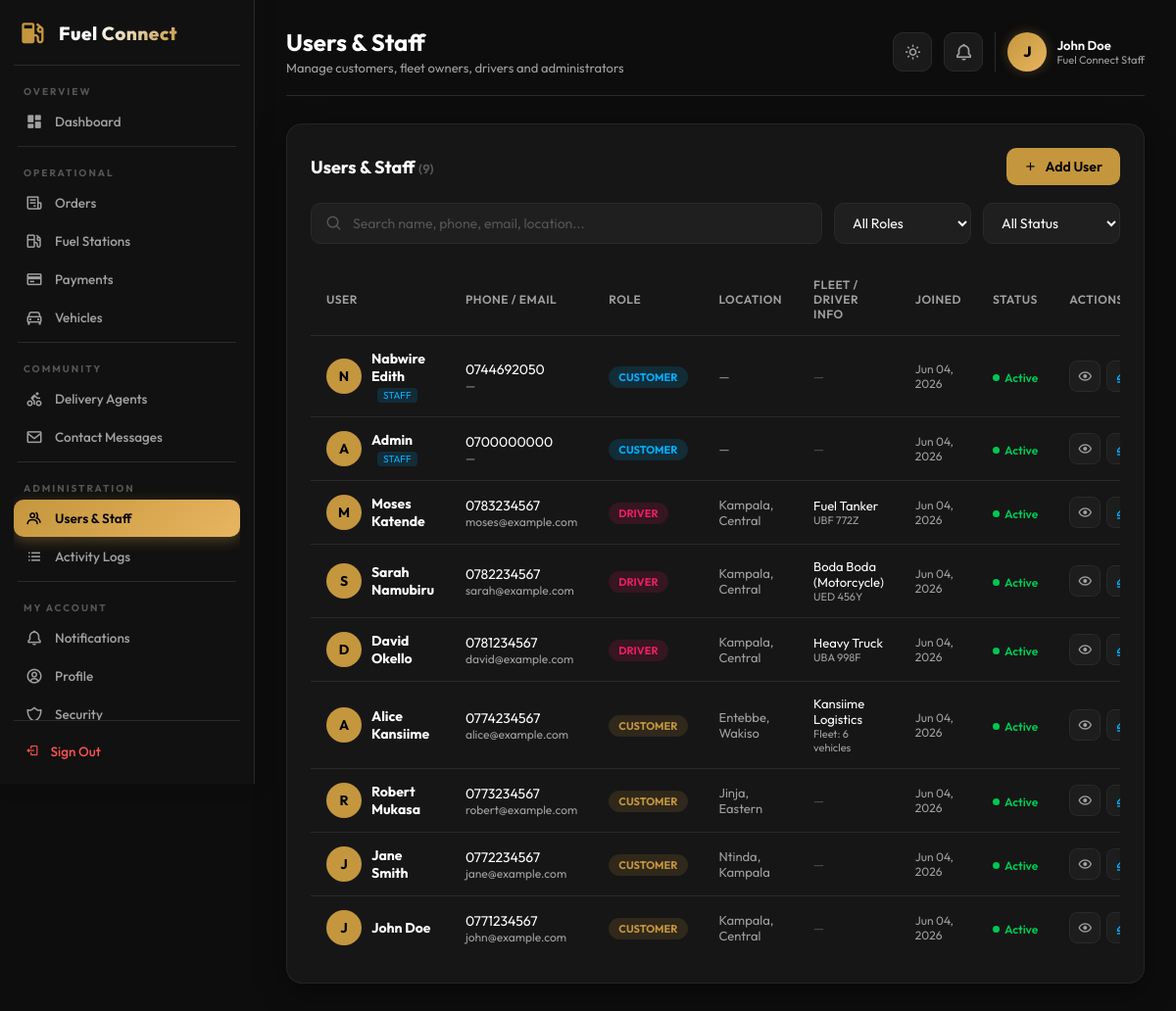
Screenshot of /dashboard/users/ (signed in) with the database file from the repository.
### core/models.py (models this page shows, shortened)
class User(AbstractUser):
    username = None
    phone_number = models.CharField(max_length=30, unique=True)
    full_name = models.CharField(max_length=150)
    email = models.EmailField(unique=True, blank=True, null=True)
    company_name = models.CharField(max_length=150, blank=True, null=True)
    fleet_size = models.IntegerField(default=0)
    is_email_verified = models.BooleanField(default=False)
    auth_provider = models.CharField(max_length=50, default='email')
    user_type = models.CharField(max_length=20, default='customer') # customer, driver, admin
    location = models.CharField(max_length=255, blank=True, null=True)
    vehicle_type = models.CharField(max_length=100, blank=True, null=True)
    vehicle_number = models.CharField(max_length=50, blank=True, null=True)
    license_number = models.CharField(max_length=100, blank=True, null=True)
    objects = CustomUserManager()
    USERNAME_FIELD = 'phone_number'
    REQUIRED_FIELDS = ['full_name']

### core/views_dashboard.py (the view)
# urls.py: path('dashboard/users/',         DashboardUsersView.as_view(),        name='dashboard_users'),
class DashboardUsersView(DashboardContextMixin, LoginRequiredMixin, TemplateView):
    template_name = 'dashboard/users.html'
    def get_context_data(self, **kwargs):
        context = super().get_context_data(**kwargs)
        context['users']       = User.objects.all().order_by('-date_joined')
        context['active_page'] = 'users'
        return context

### core/views_dashboard.py (called while the page is built)
    def get_context_data(self, **kwargs):
        context = super().get_context_data(**kwargs)
        context['unread_notifications_count'] = Notification.objects.filter(is_read=False).count()
        if self.request.user.is_authenticated:
            context['admin_name'] = self.request.user.full_name or self.request.user.phone_number
            context['admin_initial'] = (self.request.user.full_name or 'A')[0].upper()
        return context

### core/templates/dashboard/users.html (shortened to what this page needs)
{% extends 'dashboard/base.html' %}
{% block header_title %}Users & Staff{% endblock %}
{% block header_subtitle %}Manage customers, fleet owners, drivers and administrators{% endblock %}
{% block content %}
<div class="glass-card fade-in">
    <div style="display:flex;justify-content:space-between;align-items:center;margin-bottom:18px;">
        <h2 style="font-size:18px;font-weight:700;">Users & Staff
            <span class="record-count" id="user-count">({{ users|length }})</span>
        </h2>
        <button class="btn-add" onclick="openModal('add-user-modal')">
            <i class='bx bx-plus'></i> Add User
        </button>
    </div>
    <div class="page-toolbar">
        <div class="search-box">
            <i class='bx bx-search'></i>
            <input type="text" id="user-search" placeholder="Search name, phone, email, location..." oninput="filterUsers()">
        </div>
        <select class="filter-select" id="role-filter" onchange="filterUsers()">
            <option value="">All Roles</option>
        </select>
        <select class="filter-select" id="active-filter" onchange="filterUsers()">
            <option value="">All Status</option>
        </select>
    </div>
    <div class="table-container">
        <table class="custom-table">
            <thead>
                <tr>
                    <th>User</th>
                    <th>Phone / Email</th>
                    <th>Role</th>
                    <th>Location</th>
                    <th>Fleet / Driver Info</th>
                    <th>Joined</th>
                    <th>Status</th>
                    <th>Actions</th>
                </tr>
            </thead>
            <tbody id="users-tbody">
                {% for u in users %}
                <tr data-search="{{ u.full_name|lower }} {{ u.phone_number }} {{ u.email|default:'' |lower }} {{ u.location|default:''|lower }}"
                    data-role="{{ u.user_type }}"
                    data-active="{% if u.is_active %}true{% else %}false{% endif %}">
                    <td>
                        <div style="display:flex;align-items:center;gap:10px;">
                            <div class="avatar-chip">{{ u.full_name|slice:":1"|upper }}</div>
                            <div>
                                <strong>{{ u.full_name }}</strong>
                                {% if u.is_staff %}<span style="font-size:10px;padding:1px 6px;border-radius:4px;background:rgba(0,176,255,0.15);color:var(--info-color);margin-left:6px;">STAFF</span>{% endif %}
                            </div>
                        </div>
                    </td>
                    <td>
                        <div>{{ u.phone_number }}</div>
                        <div style="font-size:12px;color:var(--text-secondary);">{{ u.email|default:"—" }}</div>
                    </td>
                    <td>
                        <span style="padding:4px 10px;border-radius:20px;font-size:11px;font-weight:700;
                            {% if u.user_type == 'admin' or u.is_staff %}background:rgba(0,176,255,0.15);color:var(--info-color);
                            {% elif u.user_type == 'driver' %}background:rgba(233,30,99,0.15);color:#E91E63;
                            {% else %}background:rgba(196,150,61,0.15);color:var(--accent-color);{% endif %}">
                            {{ u.user_type|upper }}
                        </span>
                    </td>
                    <td style="color:var(--text-secondary);font-size:13px;">{{ u.location|default:"—" }}</td>
                    <td style="font-size:13px;">
                        {% if u.company_name %}
                            <div>{{ u.company_name }}</div>
                            <div style="font-size:11px;color:var(--text-secondary);">Fleet: {{ u.fleet_size }} vehicles</div>
                        {% elif u.user_type == 'driver' and u.vehicle_type %}
                            <div>{{ u.vehicle_type }}</div>
                            <div style="font-size:11px;color:var(--text-secondary);">{{ u.vehicle_number }}</div>
                        {% else %}
                            <span style="color:var(--text-muted);">—</span>
                        {% endif %}
                    </td>
                    <td style="color:var(--text-secondary);font-size:12px;">{{ u.date_joined|date:"M d, Y" }}</td>
                    <td>
                        {% if u.is_active %}
                        <span style="color:var(--success-color);font-weight:600;font-size:12px;display:inline-flex;align-items:center;gap:5px;">
                            <span style="width:7px;height:7px;border-radius:50%;background:var(--success-color);"></span>Active
                        </span>
                        {% else %}
                        <span style="color:var(--danger-color);font-weight:600;font-size:12px;display:inline-flex;align-items:center;gap:5px;">
                            <span style="width:7px;height:7px;border-radius:50%;background:var(--danger-color);"></span>Inactive
                        </span>
                        {% endif %}
                    </td>
                    <td>
                        <div class="action-btns">
                            <button class="icon-btn view" title="View Profile" onclick="viewUser('{{ u.full_name }}','{{ u.phone_number }}','{{ u.email|default:"—" }}','{{ u.user_type }}','{{ u.location|default:"—" }}','{{ u.date_joined|date:"M d, Y" }}')">
                                <i class='bx bx-show'></i>
                            </button>
                            <button class="icon-btn edit" title="Edit" onclick="openModal('edit-user-modal')">
                                <i class='bx bx-edit-alt'></i>
                            </button>
                        </div>
                    </td>
                </tr>
                {% endfor %}
            </tbody>
        </table>
    </div>
</div>
{% endblock %}

### core/templates/dashboard/base.html (shortened to what this page needs)
<!DOCTYPE html>
<html lang="en" data-theme="dark">
<head>
    <link href="https://unpkg.com/boxicons@2.1.4/css/boxicons.min.css" rel="stylesheet">
</head>
<body>
    <div class="sidebar">
        <div class="sidebar-logo">
            <i class='bx bxs-gas-pump'></i>
            <span>Fuel Connect</span>
        </div>
        <nav class="sidebar-nav">
            <span class="sidebar-group-label">Overview</span>
            <ul class="sidebar-menu">
                <li class="sidebar-menu-item {% if active_page == 'dashboard' %}active{% endif %}">
                    <a href="{% url 'dashboard_home' %}">
                        <i class='bx bxs-dashboard'></i>
                        <span>Dashboard</span>
                    </a>
                </li>
            </ul>
            <div class="sidebar-divider"></div>
            <span class="sidebar-group-label">Operational</span>
            <ul class="sidebar-menu">
                <li class="sidebar-menu-item {% if active_page == 'orders' %}active{% endif %}">
                    <a href="{% url 'dashboard_orders' %}">
                        <i class='bx bx-receipt'></i>
                        <span>Orders</span>
                    </a>
                </li>
                <li class="sidebar-menu-item {% if active_page == 'stations' %}active{% endif %}">
                    <a href="{% url 'dashboard_stations' %}">
                        <i class='bx bx-gas-pump'></i>
                        <span>Fuel Stations</span>
                    </a>
                </li>
                <li class="sidebar-menu-item {% if active_page == 'payments' %}active{% endif %}">
                    <a href="{% url 'dashboard_payments' %}">
                        <i class='bx bx-credit-card'></i>
                        <span>Payments</span>
                    </a>
                </li>
                <li class="sidebar-menu-item {% if active_page == 'vehicles' %}active{% endif %}">
                    <a href="{% url 'dashboard_vehicles' %}">
                        <i class='bx bx-car'></i>
                        <span>Vehicles</span>
                    </a>
                </li>
            </ul>
            <div class="sidebar-divider"></div>
            <span class="sidebar-group-label">Community</span>
            <ul class="sidebar-menu">
                <li class="sidebar-menu-item {% if active_page == 'delivery_agents' %}active{% endif %}">
                    <a href="{% url 'dashboard_delivery_agents' %}">
                        <i class='bx bx-cycling'></i>
                        <span>Delivery Agents</span>
                    </a>
                </li>
                <li class="sidebar-menu-item {% if active_page == 'contact_messages' %}active{% endif %}">
                    <a href="{% url 'dashboard_contact_messages' %}">
                        <i class='bx bx-envelope'></i>
                        <span>Contact Messages</span>
                    </a>
                </li>
            </ul>
            <div class="sidebar-divider"></div>
            <span class="sidebar-group-label">Administration</span>
            <ul class="sidebar-menu">
                <li class="sidebar-menu-item {% if active_page == 'users' %}active{% endif %}">
                    <a href="{% url 'dashboard_users' %}">
                        <i class='bx bx-group'></i>
                        <span>Users &amp; Staff</span>
                    </a>
                </li>
                <li class="sidebar-menu-item {% if active_page == 'activity_logs' %}active{% endif %}">
                    <a href="{% url 'dashboard_activity_logs' %}">
                        <i class='bx bx-list-ul'></i>
                        <span>Activity Logs</span>
                    </a>
                </li>
            </ul>
            <div class="sidebar-divider"></div>
            <span class="sidebar-group-label">My Account</span>
            <ul class="sidebar-menu">
                <li class="sidebar-menu-item {% if active_page == 'notifications' %}active{% endif %}">
                    <a href="{% url 'dashboard_notifications' %}">
                        <i class='bx bx-bell'></i>
                        <span>Notifications</span>
                    </a>
                </li>
                <li class="sidebar-menu-item {% if active_page == 'profile' %}active{% endif %}">
                    <a href="{% url 'dashboard_profile' %}">
                        <i class='bx bx-user-circle'></i>
                        <span>Profile</span>
                    </a>
                </li>
                <li class="sidebar-menu-item {% if active_page == 'security' %}active{% endif %}">
                    <a href="{% url 'dashboard_security' %}">
                        <i class='bx bx-shield-alt-2'></i>
                        <span>Security</span>
                    </a>
                </li>
            </ul>
        </nav>
        <div class="sidebar-footer">
            <div class="sidebar-footer-item" onclick="location.href='{% url 'dashboard_logout' %}'">
                <i class='bx bx-log-out'></i>
                <span>Sign Out</span>
            </div>
        </div>
    </div>
    <div class="main-content">
        <div class="header">
            <div class="header-title">
                <h1>{% block header_title %}Overview{% endblock %}</h1>
                <p>{% block header_subtitle %}Real-time insights and stats{% endblock %}</p>
            </div>
            <div class="header-actions">
                <button class="theme-toggle-btn" id="theme-toggle" title="Toggle Theme" onclick="toggleTheme()">
                    <i class='bx bx-sun' id="theme-icon"></i>
                </button>
                <a href="{% url 'dashboard_notifications' %}" class="notif-btn" title="Notifications">
                    <i class='bx bx-bell'></i>
                </a>
                <div class="header-profile">
                    <div class="profile-avatar">{{ admin_initial|default:"A" }}</div>
                    <div class="profile-info">
                        <span class="profile-name">{{ admin_name|default:"Administrator" }}</span>
                        <span class="profile-role">Fuel Connect Staff</span>
                    </div>
                </div>
            </div>
        </div>
        {% block content %}{% endblock %}
    </div>
</body>
</html>

### core/templates/dashboard/users.html (style rules this page uses)
.page-toolbar { display:flex;align-items:center;gap:12px;flex-wrap:wrap;margin-bottom:20px; }
.search-box { display:flex;align-items:center;gap:10px;background:rgba(255,255,255,0.04);border:1px solid var(--border-color);border-radius:10px;padding:0 14px;flex:1;min-width:220px;transition:border-color 0.2s; }
.search-box i { color:var(--text-muted);font-size:18px; }
.search-box input { background:transparent;border:none;outline:none;color:var(--text-primary);font-family:'Outfit',sans-serif;font-size:14px;padding:11px 0;width:100%; }
.search-box input::placeholder { color:var(--text-muted); }
.filter-select { background:rgba(255,255,255,0.04);border:1px solid var(--border-color);border-radius:10px;padding:10px 14px;color:var(--text-primary);font-family:'Outfit',sans-serif;font-size:14px;cursor:pointer;outline:none;transition:border-color 0.2s;min-width:140px; }
.filter-select option { background:#1A1A1A; }
.btn-add { display:flex;align-items:center;gap:8px;background:var(--accent-color);color:#000;border:none;border-radius:10px;padding:10px 18px;font-family:'Outfit',sans-serif;font-size:14px;font-weight:600;cursor:pointer;transition:background 0.2s,transform 0.1s;white-space:nowrap; }
.action-btns { display:flex;align-items:center;gap:6px; }
.icon-btn { width:32px;height:32px;display:flex;align-items:center;justify-content:center;border-radius:8px;border:1px solid var(--border-color);background:rgba(255,255,255,0.03);cursor:pointer;transition:all 0.2s;font-size:16px; }
.icon-btn.edit { color:var(--info-color); }
.icon-btn.view { color:var(--text-secondary); }
.avatar-chip { width:36px;height:36px;border-radius:50%;background:var(--accent-color);color:#000;display:flex;align-items:center;justify-content:center;font-weight:700;font-size:14px;flex-shrink:0; }
.record-count { font-size:13px;color:var(--text-muted); }

### rows the page displays
User: full_name "John Doe", full_name "J", phone_number "0771234567", email "john@example.com", user_type "CUSTOMER", location "Kampala, Central", date_joined "Jun 04, 2026", is_active True (drawn)
User: full_name "N", full_name "Nabwire Edith", is_staff "STAFF", phone_number "0744692050", email "—", user_type "CUSTOMER", location "—", date_joined "Jun 04, 2026", is_active True (drawn)
User: full_name "A", full_name "Admin", is_staff "STAFF", phone_number "0700000000", email "—", user_type "CUSTOMER", location "—", date_joined "Jun 04, 2026", is_active True (drawn)
User: full_name "M", full_name "Moses Katende", phone_number "0783234567", email "moses@example.com", user_type "DRIVER", location "Kampala, Central", vehicle_type "Fuel Tanker", vehicle_number "UBF 772Z", date_joined "Jun 04, 2026", is_active True (drawn)
User: full_name "S", full_name "Sarah Namubiru", phone_number "0782234567", email "sarah@example.com", user_type "DRIVER", location "Kampala, Central", vehicle_type "Boda Boda (Motorcycle)", vehicle_number "UED 456Y", date_joined "Jun 04, 2026", is_active True (drawn)
User: full_name "D", full_name "David Okello", phone_number "0781234567", email "david@example.com", user_type "DRIVER", location "Kampala, Central", vehicle_type "Heavy Truck", vehicle_number "UBA 998F", date_joined "Jun 04, 2026", is_active True (drawn)
User: full_name "A", full_name "Alice Kansiime", phone_number "0774234567", email "alice@example.com", user_type "CUSTOMER", location "Entebbe, Wakiso", company_name "Kansiime Logistics", fleet_size "6", date_joined "Jun 04, 2026", is_active True (drawn)
User: full_name "R", full_name "Robert Mukasa", phone_number "0773234567", email "robert@example.com", user_type "CUSTOMER", location "Jinja, Eastern", date_joined "Jun 04, 2026", is_active True (drawn)
User: full_name "J", full_name "Jane Smith", phone_number "0772234567", email "jane@example.com", user_type "CUSTOMER", location "Ntinda, Kampala", date_joined "Jun 04, 2026", is_active True (drawn)

### other values shown
{{ admin_initial|default:"A" }} "J"
{{ users|length }} "9"
